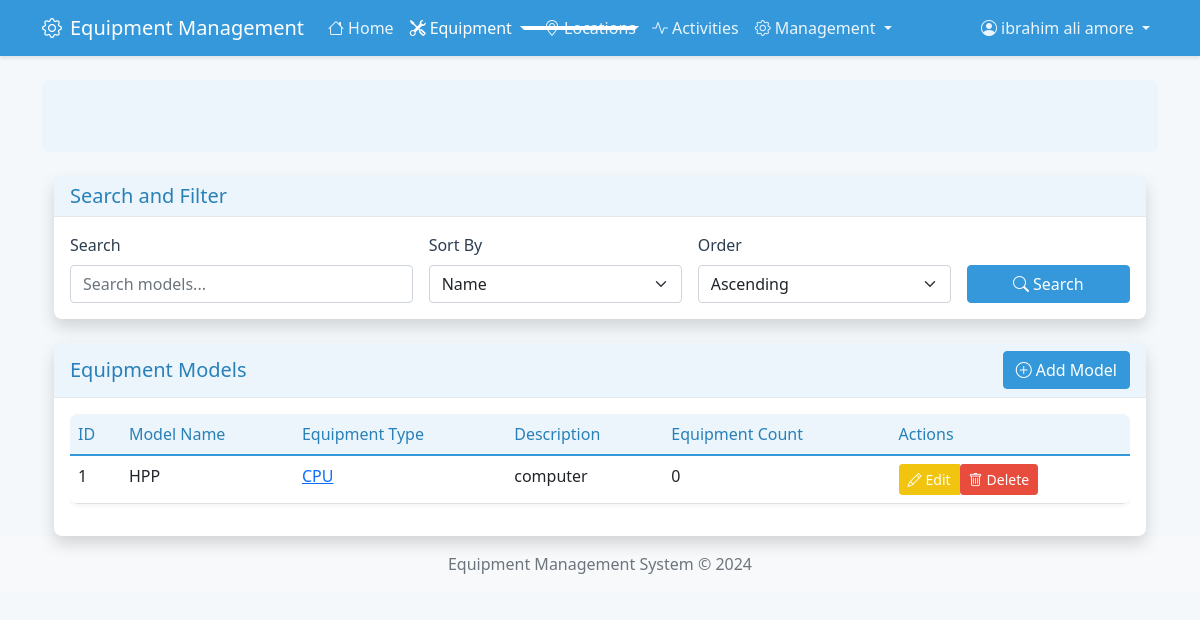
The app's page /equipment-models/ (signed in) with its own data.
### app/models/tables.py (models this page shows, shortened)
class User(UserMixin, db.Model):
    __tablename__ = "user"
    staffno = db.Column(db.Integer, primary_key=True, index=True)
    staffname = db.Column(db.String(100), nullable=False)
    password = db.Column(db.String(300), nullable=False)
    isadmin = db.Column(db.Boolean, nullable=False, default=False)
    equipment_registers = db.relationship("EquipmentRegister", back_populates="user")
    activities = db.relationship("EquipmentActivity", back_populates="user")

class EquipmentModel(db.Model):
    __tablename__ = "equipmentmodel"
    emid = db.Column(db.Integer, primary_key=True, index=True)
    equipmentmodel = db.Column(db.String(100), nullable=False)
    etid = db.Column(db.Integer, db.ForeignKey('equipmenttype.etid'), nullable=False)
    description = db.Column(db.String(200))
    equipment_type = db.relationship("EquipmentType", back_populates="equipment_models")
    equipment = db.relationship("Equipment", back_populates="equipment_model")

class EquipmentType(db.Model):
    __tablename__ = "equipmenttype"
    etid = db.Column(db.Integer, primary_key=True, index=True)
    equipmenttype = db.Column(db.String(100), nullable=False)
    description = db.Column(db.String(200))
    equipment_models = db.relationship("EquipmentModel", back_populates="equipment_type")

### app/routes/equipment_model.py (the view)
@bp.route('/')
@login_required
def index():
    search_form = SearchForm()
    models = EquipmentModel.query.all()
    return render_template('equipment_model/list.html',
                         models=models,
                         search_form=search_form)

### app/forms/search.py
class SearchForm(FlaskForm):
    query = StringField('Search', validators=[Optional()])
    sort_by = SelectField('Sort By', choices=[
        ('name', 'Name'),
        ('type', 'Type')
    ])
    order = SelectField('Order', choices=[
        ('asc', 'Ascending'),
        ('desc', 'Descending')
    ])
    submit = SubmitField('Search')

### app/templates/equipment_model/list.html (shortened to what this page needs)
{% extends "base.html" %}
{% block content %}
<div class="container">
    <div class="card shadow mb-4">
        <div class="card-header">
            <h5 class="mb-0">Search and Filter</h5>
        </div>
        <div class="card-body">
            <form method="GET" class="row g-3 align-items-end">
                <div class="col-md-4">
                    {{ search_form.query.label(class="form-label") }}
                    {{ search_form.query(class="form-control", value=current_search, placeholder="Search models...") }}
                </div>
                <div class="col-md-3">
                    {{ search_form.sort_by.label(class="form-label") }}
                    <select name="sort_by" class="form-select">
                        <option value="name" {% if current_sort == 'name' %}selected{% endif %}>Name</option>
                    </select>
                </div>
                <div class="col-md-3">
                    {{ search_form.order.label(class="form-label") }}
                    <select name="order" class="form-select">
                        <option value="asc" {% if current_order == 'asc' %}selected{% endif %}>Ascending</option>
                    </select>
                </div>
                <div class="col-md-2">
                    <button type="submit" class="btn btn-primary w-100">
                        <i class="bi bi-search me-1"></i>Search
                    </button>
                </div>
            </form>
        </div>
    </div>
    <div class="card shadow">
        <div class="card-header">
            <div class="d-flex justify-content-between align-items-center">
                <h5 class="mb-0">Equipment Models</h5>
                {% if current_user.isadmin %}
                <a href="{{ url_for('equipment_model.create') }}" class="btn btn-primary">
                    <i class="bi bi-plus-circle me-1"></i>Add Model
                </a>
                {% endif %}
            </div>
        </div>
        <div class="card-body">
            <div class="table-responsive">
                <table class="table table-hover">
                    <thead>
                        <tr>
                            <th>ID</th>
                            <th>Model Name</th>
                            <th>Equipment Type</th>
                            <th>Description</th>
                            <th>Equipment Count</th>
                            {% if current_user.isadmin %}
                            <th>Actions</th>
                            {% endif %}
                        </tr>
                    </thead>
                    <tbody>
                        {% for model in models %}
                        <tr>
                            <td>{{ model.emid }}</td>
                            <td>{{ model.equipmentmodel }}</td>
                            <td>
                                <a href="{{ url_for('equipment_type_bp.edit', etid=model.etid) }}">
                                    {{ model.equipment_type.equipmenttype }}
                                </a>
                            </td>
                            <td>{{ model.description or '-' }}</td>
                            <td>{{ model.equipment|length }}</td>
                            {% if current_user.isadmin %}
                            <td>
                                <div class="btn-group" role="group">
                                    <a href="{{ url_for('equipment_model.edit', emid=model.emid) }}"
                                       class="btn btn-sm btn-warning">
                                        <i class="bi bi-pencil me-1"></i>Edit
                                    </a>
                                    <form action="{{ url_for('equipment_model.delete', emid=model.emid) }}"
                                          method="POST"
                                          class="d-inline"
                                          onsubmit="return confirm('Are you sure you want to delete this model?');">
                                        <button type="submit" class="btn btn-sm btn-danger"
                                                {% if model.equipment %}disabled{% endif %}>
                                            <i class="bi bi-trash me-1"></i>Delete
                                        </button>
                                    </form>
                                </div>
                            </td>
                            {% endif %}
                        </tr>
                        {% endfor %}
                    </tbody>
                </table>
            </div>
        </div>
    </div>
</div>
{% endblock %}

### app/templates/base.html (shortened to what this page needs)
<!DOCTYPE html>
<html lang="en">
<head>
    <link href="https://cdn.jsdelivr.net/npm/bootstrap@5.1.3/dist/css/bootstrap.min.css" rel="stylesheet">
    <link rel="stylesheet" href="https://cdn.jsdelivr.net/npm/bootstrap-icons@1.7.2/font/bootstrap-icons.css">
    <link rel="stylesheet" href="{{ url_for('static', filename='css/style.css') }}">
</head>
<body>
    {% include 'includes/navbar.html' %}
    <div class="container mt-4">
        <div class="page-header mb-4">
        </div>
        {% block content %}{% endblock %}
    </div>
    <footer class="footer mt-auto py-3 bg-light">
        <div class="container text-center">
            <span class="text-muted">Equipment Management System © 2024</span>
        </div>
    </footer>
</body>
</html>

### app/templates/includes/navbar.html (shortened to what this page needs)
<nav class="navbar navbar-expand-lg navbar-dark bg-primary">
    <div class="container">
        <a class="navbar-brand" href="{{ url_for('main.index') }}">
            <i class="bi bi-gear me-2"></i>Equipment Management
        </a>
        <div class="collapse navbar-collapse" id="navbarMain">
            <ul class="navbar-nav me-auto">
                <li class="nav-item">
                    <a class="nav-link {{ 'active' if request.endpoint == 'main.index' }}"
                       href="{{ url_for('main.index') }}">
                        <i class="bi bi-house me-1"></i>Home
                    </a>
                </li>
                <li class="nav-item dropdown">
                    <a class="nav-link dropdown-toggle {{ 'active' if 'equipment' in request.endpoint }}"
                       href="#"
                       data-bs-toggle="dropdown">
                        <i class="bi bi-tools me-1"></i>Equipment
                    </a>
                </li>
                <li class="nav-item">
                    <a class="nav-link {{ 'active' if request.endpoint == 'location_bp.index' }}"
                       href="{{ url_for('location_bp.index') }}">
                        <i class="bi bi-geo-alt me-1"></i>Locations
                    </a>
                </li>
                <li class="nav-item">
                    <a class="nav-link {{ 'active' if request.endpoint == 'equipment_activity.index' }}"
                       href="{{ url_for('equipment_activity.index') }}">
                        <i class="bi bi-activity me-1"></i>Activities
                    </a>
                </li>
                {% if current_user.isadmin %}
                <li class="nav-item dropdown">
                    <a class="nav-link dropdown-toggle {{ 'active' if 'admin' in request.endpoint }}"
                       href="#"
                       data-bs-toggle="dropdown">
                        <i class="bi bi-gear me-1"></i>Management
                    </a>
                </li>
                {% endif %}
            </ul>
            <ul class="navbar-nav ms-auto">
                {% if current_user.is_authenticated %}
                <li class="nav-item dropdown">
                    <a class="nav-link dropdown-toggle" href="#" data-bs-toggle="dropdown">
                        <i class="bi bi-person-circle me-1"></i>{{ current_user.staffname }}
                    </a>
                </li>
                {% else %}
                <li class="nav-item">
                    <a class="nav-link" href="{{ url_for('auth.login') }}">
                        <i class="bi bi-box-arrow-in-right me-1"></i>Login
                    </a>
                </li>
                {% endif %}
            </ul>
        </div>
    </div>
</nav>

### app/static/css/style.css (style rules this page uses)
:root { --primary-color: #3498db; --primary-light: #ebf5fb; --primary-dark: #2980b9; --secondary-color: #f8f9fa; --text-color: #2c3e50; --border-color: #e3e8ed; --success-color: #2ecc71; --warning-color: #f1c40f; --danger-color: #e74c3c; }
body { background-color: #f5f8fa; color: var(--text-color); }
.navbar { background-color: var(--primary-color) !important; box-shadow: 0 2px 4px rgba(0,0,0,0.1); }
.navbar-dark .navbar-nav .nav-link { color: rgba(255,255,255,0.9); }
.card { border: none; border-radius: 8px; box-shadow: 0 2px 4px rgba(0,0,0,0.05); background-color: #ffffff; transition: transform 0.2s, box-shadow 0.2s; }
.card-header { background-color: var(--primary-light); border-bottom: 1px solid var(--border-color); color: var(--primary-dark); font-weight: 500; }
.table { background-color: #ffffff; border-radius: 8px; overflow: hidden; box-shadow: 0 2px 4px rgba(0,0,0,0.05); }
.table thead th { background-color: var(--primary-light); color: var(--primary-dark); border-bottom: 2px solid var(--primary-color); font-weight: 500; }
.btn-primary { background-color: var(--primary-color); border-color: var(--primary-color); }
.btn-warning { background-color: var(--warning-color); border-color: var(--warning-color); color: #ffffff; }
.btn-danger { background-color: var(--danger-color); border-color: var(--danger-color); }
.form-label { color: var(--text-color); font-weight: 500; }
.page-header { background-color: var(--primary-light); padding: 2rem 0; margin-bottom: 2rem; border-radius: 8px; }
.bg-light { background-color: var(--secondary-color) !important; }
.navbar { box-shadow: 0 2px 4px rgba(0,0,0,0.1); }
.navbar-brand { font-weight: 500; }
.navbar-dark .navbar-nav .nav-link.active { color: #ffffff; font-weight: 500; }
.nav-item { position: relative; }
.nav-item::after { content: ''; position: absolute; width: 0; height: 2px; bottom: 0; left: 50%; background-color: #ffffff; transition: all 0.3s ease; }
.nav-item .nav-link.active::after { width: 100%; left: 0; }

### records on screen
User: staffname "ibrahim ali amore"
EquipmentModel: emid "1", equipmentmodel "HPP", equipment_type.equipmenttype "CPU", description "computer", equipment|length "0"

### other values on screen
{{ search_form.query.label(class="form-label") }} "Search"
{{ search_form.sort_by.label(class="form-label") }} "Sort By"
{{ search_form.order.label(class="form-label") }} "Order"
